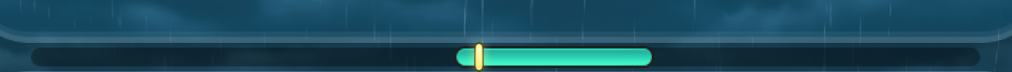
#> input picture debug_input.png, 1012 x 72 px
$ python -i vision.py   (imports and definitions only)
#> lines starting #> are read from the running program, lines starting #| are printed output that depends on the picture; after the words box and inside, x2 and y2 are one past the last pixel; in counts of white or black regions, pixels touching at a corner belong together
#> further down, picture is the input picture: shape (72, 1012, 3); mean B, G, R 94.2, 75.7, 27.9
### config.py
from dataclasses import dataclass, field


@dataclass
class Region:
    x1: float = 0.305
    y1: float = 0.030
    x2: float = 0.700
    y2: float = 0.080

    # [6 lines left out: function to_pixels, not called in this run]


@dataclass
class HSVRange:
    h_lo: int
    s_lo: int
    v_lo: int
    h_hi: int
    s_hi: int
    v_hi: int

    def lower(self):
        return (self.h_lo, self.s_lo, self.v_lo)

    def upper(self):
        return (self.h_hi, self.s_hi, self.v_hi)


@dataclass
class HumanizerConfig:
    enabled: bool = True

    # === ФИЧЕФЛАГИ — включай по одному ===
    use_rt_jitter: bool = True            # log-normal шум на reaction delay
    use_anticipation: bool = True         # предсказание по скорости ползунка
    use_prediction_noise: bool = True     # шум предсказания
    use_warmup: bool = True               # медленная реакция в начале сессии
    use_fatigue: bool = True              # RT растёт со временем
    use_reversal_penalty: bool = True     # +ms при смене направления
    use_rhythm_bonus: bool = True         # −ms при продолжении того же
    use_press_duration_scaling: bool = True   # ← ВКЛ: длительность нажатия ~ ошибке
    use_emergency_break: bool = True      # ← ВКЛ: сброс lock если маркер ушёл в обратную сторону
    use_miss: bool = True                 # случайные промахи
    use_pause: bool = True                # ← ВКЛ: иногда "стоит на месте" вместо нажатия

    # === значения параметров (используются только если соответствующий флаг True) ===
    reaction_median_ms: float = 16.0      # базовая задержка минимальна — игра слишком быстрая
    reaction_sigma: float = 0.28
    reversal_penalty_ms: float = 45.0
    rhythm_bonus_ms: float = 25.0
    warmup_extra_ms: float = 80.0
    warmup_seconds: float = 2.0
    fatigue_ms_per_min: float = 1.2
    fatigue_cap_ms: float = 60.0

    anticipation_ms: float = 40.0
    prediction_noise_px: float = 2.0
    velocity_window_s: float = 0.10

    press_base_ms: float = 10.0
    press_per_px_ms: float = 1.1
    press_sigma: float = 0.22
    press_min_ms: float = 30.0
    press_max_ms: float = 110.0

    release_hold_median_ms: float = 70.0

    emergency_break_px: int = 6

    miss_chance: float = 0.018
    miss_recovery_ms: float = 150.0
    miss_median_ms: float = 25.0
    miss_min_ms: float = 12.0
    miss_max_ms: float = 50.0
    miss_only_within_err_px: int = 5
    miss_correction_min_ms: float = 40.0
    miss_correction_max_ms: float = 100.0

    pause_chance: float = 0.64            # ~раз в 12 решений
    pause_median_ms: float = 60.0         # короткая, чтобы маркер не успел улететь
    pause_only_within_err_px: int = 8     # пауза только если ползунок близко к центру

    rt_min_ms: float = 70.0
    rt_max_ms: float = 259.0


@dataclass
class RewardScreenConfig:
    """Экран награды после поимки рыбы. Триггер — тёмная плашка-капсула
    «Уровень рыбалки X · NNN/MMMM · +K» вверху по центру. Она появляется
    всегда, даже когда розовый XP-бар внутри пустой (только что апнулся
    уровень). Признак — большая зона очень тёмных пикселей (V<70).
    """
    enabled: bool = True
    region: Region = field(default_factory=lambda: Region(x1=0.40, y1=0.10, x2=0.66, y2=0.16))
    panel_hsv: HSVRange = field(default_factory=lambda: HSVRange(0, 0, 0, 180, 100, 70))
    min_pixels: int = 2000
    esc_min_s: float = 0.3
    esc_max_s: float = 1.5
    esc_key: str = "esc"


@dataclass
class InteractPromptConfig:
    """Иконка-промпт «нажми F» в правом нижнем углу. Появляется → жмём F.

    Два кейса:
      a) Большой синий круг с белым крючком + cyan кольцо прогресс-бара
         (активная рыбалка). Признак — яркий cyan кант.
      b) Ряд иконок R/Q/E/F (idle, можно начать). Признак — светлый
         белый крючок в правой из четырёх иконок.
    Детектор берёт OR двух HSV-масок и сравнивает с `min_pixels`.
    """
    enabled: bool = True
    region: Region = field(default_factory=lambda: Region(x1=0.90, y1=0.83, x2=1.00, y2=0.99))
    cyan_hsv: HSVRange = field(default_factory=lambda: HSVRange(85, 80, 100, 130, 255, 255))
    white_hsv: HSVRange = field(default_factory=lambda: HSVRange(0, 0, 140, 180, 80, 255))
    min_pixels: int = 25
    delay_min_s: float = 0.3
    delay_max_s: float = 1.5
    cooldown_min_s: float = 1.5
    cooldown_max_s: float = 3.0
    key: str = "f"
    hold_min_ms: float = 30.0
    hold_max_ms: float = 90.0
    debug: bool = True


@dataclass
class FishCaughtBannerConfig:
    """Баннер «Рыба на крючке! Нажмите кнопку, чтобы вытащить!» вверху по центру.
    Тёмная горизонтальная плашка с белым текстом. Признак — большая зона
    низкой яркости (V<70, S<80) в узкой Y-полосе сверху.
    """
    enabled: bool = True
    region: Region = field(default_factory=lambda: Region(x1=0.28, y1=0.21, x2=0.72, y2=0.30))
    dark_hsv: HSVRange = field(default_factory=lambda: HSVRange(0, 0, 0, 180, 80, 70))
    min_pixels: int = 2000
    delay_min_s: float = 0.3
    delay_max_s: float = 1.5
    cooldown_min_s: float = 3.0
    cooldown_max_s: float = 6.0
    key: str = "f"
    hold_min_ms: float = 30.0
    hold_max_ms: float = 90.0
    debug: bool = True


@dataclass
class Config:
    region: Region = field(default_factory=Region)

    zone_hsv: HSVRange = field(default_factory=lambda: HSVRange(60, 80, 140, 100, 255, 255))
    slider_hsv: HSVRange = field(default_factory=lambda: HSVRange(18, 120, 180, 38, 255, 255))
    slider_search_margin_px: int = 8

    key_left: str = "a"
    key_right: str = "d"
    invert_keys: bool = False  # переключить если бот тянет в обратную сторону

    debug: bool = False  # подробный лог каждого кадра в консоль

    deadband_px: int = 4              # внутри ±этого — отпустить клавиши
    engage_threshold_px: int = 9      # снова нажимать только если ушло за ±этого (гистерезис)
    fps: int = 60

    hotkey_toggle: str = "f8"
    hotkey_quit: str = "f9"


    min_zone_width_px: int = 8
    min_slider_area_px: int = 2

    humanizer: HumanizerConfig = field(default_factory=HumanizerConfig)
    reward_screen: RewardScreenConfig = field(default_factory=RewardScreenConfig)
    interact_prompt: InteractPromptConfig = field(default_factory=InteractPromptConfig)
    fish_caught_banner: FishCaughtBannerConfig = field(default_factory=FishCaughtBannerConfig)


CONFIG = Config()

### vision.py
from dataclasses import dataclass

import cv2
import mss
import numpy as np

from config import CONFIG, HSVRange

_MAX_GAP_PX = 15


@dataclass(frozen=True, slots=True)
class Detection:
    zone_x1: int | None
    zone_x2: int | None
    slider_x: int | None

    @property
    def has_zone(self) -> bool:
        return self.zone_x1 is not None and self.zone_x2 is not None

    @property
    def has_slider(self) -> bool:
        return self.slider_x is not None

    @property
    def zone_center(self) -> int | None:
        if self.zone_x1 is None or self.zone_x2 is None:
            return None
        return (self.zone_x1 + self.zone_x2) // 2


class ScreenCapture:
    """Захват прямоугольной области экрана через mss."""

    def __init__(self) -> None:
        self._sct = mss.MSS()
        monitor = self._sct.monitors[1]
        self.screen_w: int = monitor["width"]
        self.screen_h: int = monitor["height"]
        left, top, w, h = CONFIG.region.to_pixels(self.screen_w, self.screen_h)
        self._bbox = {"left": left, "top": top, "width": w, "height": h}

    @property
    def bbox(self) -> dict[str, int]:
        return dict(self._bbox)

    def grab(self) -> np.ndarray:
        raw = np.asarray(self._sct.grab(self._bbox))
        return cv2.cvtColor(raw, cv2.COLOR_BGRA2BGR)


class BarDetector:
    """Поиск циан-зоны (slider в терминологии игры) и жёлтого маркера.

    HSV-маски считаются с переиспользуемыми буферами через `dst=` параметр cv2,
    чтобы не аллоцировать ndarray каждый кадр.
    """

    def __init__(self) -> None:
        self._zone_lo = _hsv_bound(CONFIG.zone_hsv, lower=True)
        self._zone_hi = _hsv_bound(CONFIG.zone_hsv, lower=False)
        self._slider_lo = _hsv_bound(CONFIG.slider_hsv, lower=True)
        self._slider_hi = _hsv_bound(CONFIG.slider_hsv, lower=False)
        self._hsv: np.ndarray | None = None
        self._zone_mask: np.ndarray | None = None
        self._slider_mask: np.ndarray | None = None

    def detect(self, img_bgr: np.ndarray) -> Detection:
        self._hsv = cv2.cvtColor(img_bgr, cv2.COLOR_BGR2HSV, dst=self._hsv)
#> self._hsv: shape (72, 1012, 3); mean H, S, V 98.2, 181.3, 96
        self._zone_mask = cv2.inRange(self._hsv, self._zone_lo, self._zone_hi, dst=self._zone_mask)
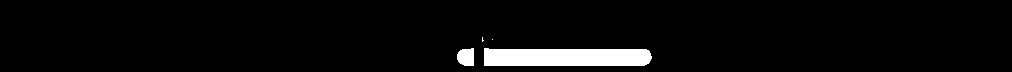
#> self._zone_mask: shape (72, 1012); 4.2% white; 4 white regions (2 under 20 px), largest, box (x1, y1, x2, y2) and area: (484, 48, 652, 66) 2825, (457, 48, 474, 66) 261
        self._slider_mask = cv2.inRange(self._hsv, self._slider_lo, self._slider_hi, dst=self._slider_mask)
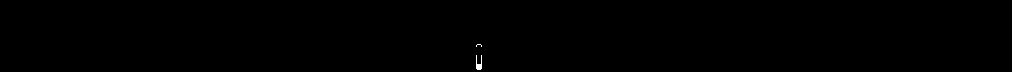
#> self._slider_mask: shape (72, 1012); 0.08% white; 2 white regions (1 under 20 px), largest, box (x1, y1, x2, y2) and area: (476, 55, 482, 70) 52

        zone_run = _largest_run(self._zone_mask, CONFIG.min_zone_width_px)
        if zone_run is None:
            slider_x = _centroid_x(self._slider_mask, CONFIG.min_slider_area_px)
            return Detection(None, None, slider_x)

        slider_x = _centroid_x_in_window(
            self._slider_mask, zone_run, CONFIG.slider_search_margin_px,
            CONFIG.min_slider_area_px,
        )
        if slider_x is None:
            slider_x = _centroid_x(self._slider_mask, CONFIG.min_slider_area_px)
        return Detection(zone_run[0], zone_run[1], slider_x)


def _hsv_bound(rng: HSVRange, *, lower: bool) -> np.ndarray:
    triple = rng.lower() if lower else rng.upper()
    return np.array(triple, dtype=np.uint8)


def _largest_run(mask: np.ndarray, min_width: int) -> tuple[int, int] | None:
    """Самый длинный «прогон» активных колонок в маске, склеивая соседей < MAX_GAP."""
#> called with min_width = 8
    col_hits = (mask > 0).sum(axis=0)
#> col_hits = 1012 values, max 18 at index 471, min 0 at index 0, mean 3.06
    active = col_hits >= 2
    if not active.any():
        return None

    idx = np.flatnonzero(active)
#> idx = 186 values from 457 to 651
    gaps = np.diff(idx) > _MAX_GAP_PX
    splits = np.flatnonzero(gaps) + 1
#> splits = empty array

    starts = idx[np.r_[0, splits]]
#> starts = [457]
    ends = idx[np.r_[splits - 1, len(idx) - 1]] + 1
#> ends = [652]
    widths = ends - starts
#> widths = [195]

    valid = widths >= min_width
#> valid = [True]
    if not valid.any():
        return None
    valid_w = widths[valid]
#> valid_w = [195]
    best = int(valid_w.argmax())
#> best = 0
    valid_idx = np.flatnonzero(valid)[best]
#> valid_idx = 0
#> in detect, `zone_run = _largest_run(self._zone_mask, CONFIG.min_zone_width_px)`: zone_run = (457, 652)
    return int(starts[valid_idx]), int(ends[valid_idx])


def _centroid_x(mask: np.ndarray, min_area: int) -> int | None:
    xs = np.flatnonzero(mask.any(axis=0))
    if xs.size < min_area:
        return None
    # area-weighted centroid: sum of column hits as weight
    col_hits = (mask > 0).sum(axis=0)
    total = col_hits.sum()
    if total < min_area:
        return None
    return int((np.arange(mask.shape[1]) * col_hits).sum() / total)


def _centroid_x_in_window(
    mask: np.ndarray,
    zone_run: tuple[int, int],
    margin: int,
    min_area: int,
) -> int | None:
#> called with zone_run = (457, 652), margin = 8, min_area = 2
    x_lo = max(0, zone_run[0] - margin)
#> x_lo = 449
    x_hi = min(mask.shape[1], zone_run[1] + margin)
#> x_hi = 660
    sub = mask[:, x_lo:x_hi]
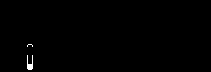
#> sub: shape (72, 211); 0.39% white; 2 white regions (1 under 20 px), largest, box (x1, y1, x2, y2) and area: (27, 55, 33, 70) 52
    cx = _centroid_x(sub, min_area)
#> in _centroid_x, `xs = np.flatnonzero(mask.any(axis=0))`: xs = [27, 28, 29, 30, 31, 32]
#> in _centroid_x, `col_hits = (mask > 0).sum(axis=0)`: col_hits = 211 values, max 16 at index 27, min 0 at index 0, mean 0.284
#> in _centroid_x, `total = col_hits.sum()`: total = 60
#> cx = 29
    return cx + x_lo if cx is not None else None


def annotate(img_bgr: np.ndarray, det: Detection) -> np.ndarray:
    """Рисует найденные зону и ползунок поверх кадра. Используется в calibrate."""
    out = img_bgr.copy()
    h = out.shape[0]
    if det.has_zone:
        cv2.rectangle(out, (det.zone_x1, 0), (det.zone_x2, h - 1), (0, 255, 0), 1)
        cv2.line(out, (det.zone_center, 0), (det.zone_center, h - 1), (0, 200, 0), 1)
    if det.has_slider:
        cv2.line(out, (det.slider_x, 0), (det.slider_x, h - 1), (0, 0, 255), 1)
    return out

>>> import cv2
>>> picture = cv2.imread('debug_input.png')
>>> result = BarDetector().detect(picture)
#> in detect, `slider_x = _centroid_x_in_window( self._slider_mask, zone_run, CONFIG...`: slider_x = 478
